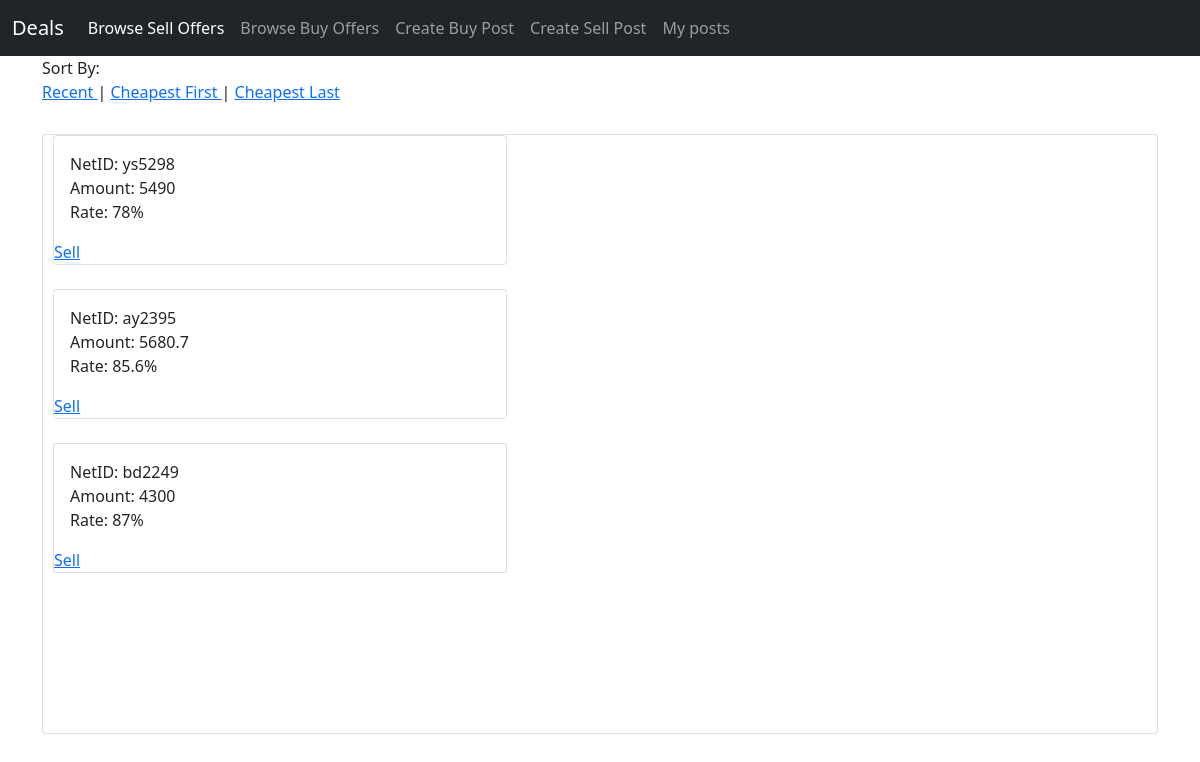
The app's page /market/sell?sort=cheap_first (signed in) with its own data.
### tables this page shows
CREATE TABLE sell_posts (
                                            post_id integer PRIMARY KEY AUTOINCREMENT,
                                            net_id text,
                                            amount text,
                                            rate text
                                        );

### app.py (the view)
@app.route('/market/sell')
def market_sell():
    sort = request.args.get('sort')
    sell_posts = getSellPosts(sort)
    if not session.get("netId"):
        return redirect('/')
    username = session.get('netId')
    password = session.get('password')
    if sell_posts is None:
        sell_posts = []
    if login(username, password):
        return render_template("posts/browse_sell.html", sell_posts=sell_posts)
    else:
        return redirect('/')

### database.py (called while the page is built)
def open():
    global database
    global database_cursor
    database = sqlite3.connect("maindb.db", uri=True, check_same_thread=False)
    database_cursor = database.cursor()

def close():
    database_cursor.close()

def login(netid, password):
    open()
    database_cursor.execute("SELECT * FROM users WHERE net_id =? and password=?", (netid, password))
    user = database_cursor.fetchall()
    close()
    if user is None or len(user) <= 0:
        return False  # the user is not registered
    else:
        return True  # the user logged in successfully

def getSellPosts(sort):
    open()
    if sort == "cheap_first":
        return database_cursor.execute("SELECT * FROM sell_posts ORDER BY rate ASC").fetchall()
    elif sort == "cheap_last":
        return database_cursor.execute("SELECT * FROM sell_posts ORDER BY rate DESC").fetchall()
    else:
        return database_cursor.execute("SELECT * FROM sell_posts ORDER BY post_id DESC").fetchall()

### templates/posts/browse_sell.html (shortened to what this page needs)
<!DOCTYPE html>
    <link href="https://cdn.jsdelivr.net/npm/bootstrap@5.0.2/dist/css/bootstrap.min.css" rel="stylesheet">
<body >
  <nav class="navbar navbar-expand-lg navbar-dark bg-dark">
    <div class="container-fluid">
      <a class="navbar-brand" href="/market/buy">Deals</a>
      <div class="collapse navbar-collapse" id="navbarSupportedContent">
        <ul class="navbar-nav me-auto mb-2 mb-lg-0">
            <li class="nav-item">
            <a class="nav-link active" aria-current="page" href="/market/sell">Browse Sell Offers</a>
          </li>
            <li class="nav-item">
            <a class="nav-link " aria-current="page" href="/market/buy">Browse Buy Offers</a>
          </li>
          <li class="nav-item">
            <a class="nav-link " aria-current="page" href="/create/buy">Create Buy Post</a>
          </li>
          <li class="nav-item">
            <a class="nav-link " aria-current="page" href="/create/sell">Create Sell Post</a>
          </li>
          <li class="nav-item">
            <a class="nav-link" aria-current="page" href="/my_posts">My posts</a>
          </li>
        </ul>
      </div>
    </div>
  </nav>
    <div class="container" >
        Sort By: </br><a href="/market/sell?sort=recent">Recent </a>|
        <a href="/market/sell?sort=cheap_first"> Cheapest First </a>|
        <a href="/market/sell?sort=cheap_last"> Cheapest Last</a>
      <div class="card" style="margin-top: 30px; height:600px;">
                {% for post in sell_posts %}
                <div class="postcontainer col-5" style="padding-left:10px" postid='post3456'>
                <div class="card">
                    <div class="card-body">
                        <div class="text">NetID: {{ post[1] }}</div>
                        <div class="text">Amount: {{ post[2] }}</div>
                        <div class="text">Rate: {{ post[3] }}%</div>
                    </div>
                    <div class="form-group block">
                        <a href ="mailto:{{post[1]}}@nyu.edu?subject=[DealAD] I will sell you Falcon Dirhams&body=Hello, I'm interested in selling my Falcon Dirham. Let me know if you would like to buy.">Sell</a>
                </div>
                </div>
                </div>
          {% endfor %}
      </div>
</div>
</body>
</html>

### records on screen
sell_posts: net "ys5298", amount "5490", rate "78"
sell_posts: net "ay2395", amount "5680.7", rate "85.6"
sell_posts: net "bd2249", amount "4300", rate "87"
